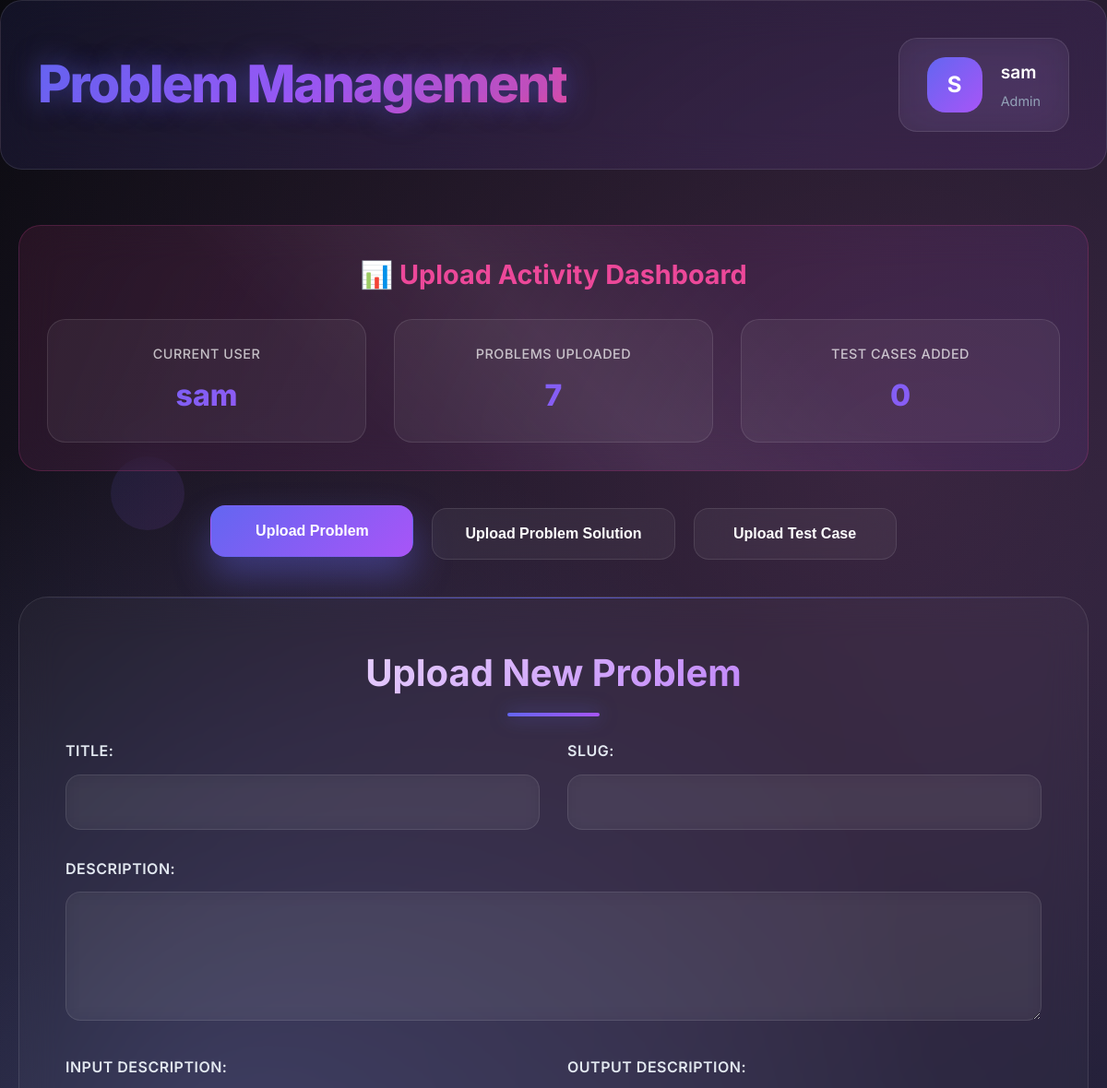
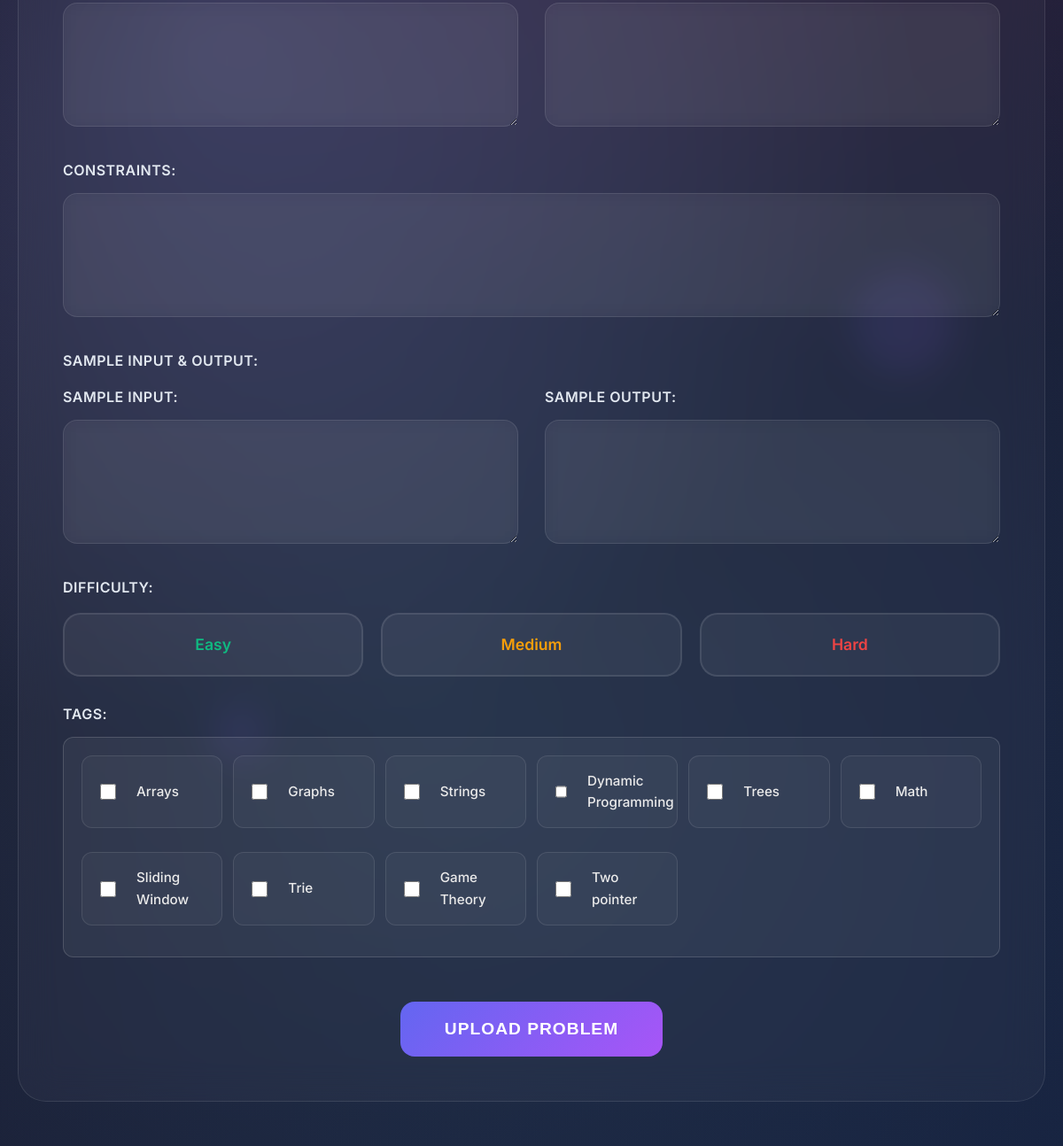
The app's page /administrator/dashboard/ (signed in) with its own data (2 pictures, top to bottom).
### users/models.py (models this page shows, shortened)
class Role(models.Model):
    name = models.CharField(max_length=50, unique=True)
    description = models.TextField(blank=True)

### problems/models.py (models this page shows)
class Tag(models.Model):
    name = models.CharField(max_length=50, unique=True)
    def __str__(self):
        return self.name

### administrator/views.py (the view)
# urls.py: 2. Add a URL to urlpatterns:  path('', views.home, name='home')
def home(request):
    if not request.user.is_authenticated:
        return redirect('/accounts/login/')
    if not (user_has_role(request.user, "Admin") or user_has_role(request.user, "Problem Uploader")):
        messages.error(request, "You do not have permission to access this page.")
        return redirect('/accounts/login/')
    tags = Tag.objects.all()
    role = UserRole.objects.filter(user=request.user).first()
    if user_has_role(request.user,"Admin") or user_has_role(request.user, "Problem Uploader"):
        try:
            uploader = ProblemUploader.objects.get(user=request.user)
            count_uploaded_problems = uploader.problems.count()
        except ProblemUploader.DoesNotExist:
            count_uploaded_problems = 0
    Problems = Problem.objects.all()
    context = {
        'tags': tags,
        'role': role.role.name if role else 'No Role',
        'count_uploaded_problems': count_uploaded_problems,
        'Problems': Problems,
    }
    return render(request, 'dashboard/home/index.html', context)

### administrator/views.py (called while the page is built)
def user_has_role(user, role_name: str) -> bool:
    return user.user_roles.filter(role__name=role_name).exists()

### templates/dashboard/home/index.html (shortened to what this page needs)
<!DOCTYPE html>
<html lang="en">
<head>
</head>
<body>
    <div class="bg-animation"></div>
    <div class="floating-shapes">
        <div class="shape"></div>
        <div class="shape"></div>
        <div class="shape"></div>
    </div>
    <div class="header">
        <div class="header-content">
            <h1>Problem Management</h1>
            <div class="user-info">
                <div class="user-avatar">{{ user.username.0|upper }}</div>
                <div class="user-details">
                    <h3>{{ user.username }}</h3>
                    <p>{{role}}</p>
                </div>
            </div>
        </div>
    </div>
    <div class="container">
        <div class="user-tracker">
            <h3>📊 Upload Activity Dashboard</h3>
            <div class="tracker-info">
                <div class="tracker-item">
                    <div class="tracker-label">Current User</div>
                    <div class="tracker-value">{{ user.username }}</div>
                </div>
                <div class="tracker-item">
                    <div class="tracker-label">Problems Uploaded</div>
                    <div class="tracker-value" id="problemsUploaded">{{count_uploaded_problems}}</div>
                </div>
                <div class="tracker-item">
                    <div class="tracker-label">Test Cases Added</div>
                    <div class="tracker-value" id="testCasesAdded">0</div>
                </div>
            </div>
        </div>
        <div class="main-nav">
            <button class="nav-btn active" onclick="showSection('upload-problem')">Upload Problem</button>
            <button class="nav-btn" onclick="showSection('upload-problem-solution')">Upload Problem Solution</button>
            <button class="nav-btn" onclick="showSection('upload-testcase')">Upload Test Case</button>
        </div>
        <div class="section active" id="upload-problem">
            <h2 class="section-title">Upload New Problem</h2>
            <form method="post" id="upload-problem-form" action="{% url 'upload_problem' %}">
                <div class="form-grid">
                    <div class="form-group">
                        <label class="form-label" for="title">Title:</label>
                        <input type="text" id="title" name="title" class="form-input" required>
                    </div>
                    <div class="form-group">
                        <label class="form-label" for="slug">Slug:</label>
                        <input type="text" id="slug" name="slug" class="form-input" required>
                    </div>
                </div>
                <div class="form-group form-grid-full">
                    <label class="form-label" for="description">Description:</label>
                    <textarea id="description" name="description" class="form-textarea" required></textarea>
                </div>
                <div class="form-grid">
                    <div class="form-group">
                        <label class="form-label" for="input_description">Input Description:</label>
                        <textarea id="input_description" name="input_description" class="form-textarea" required></textarea>
                    </div>
                    <div class="form-group">
                        <label class="form-label" for="output_description">Output Description:</label>
                        <textarea id="output_description" name="output_description" class="form-textarea" required></textarea>
                    </div>
                </div>
                <div class="form-group">
                    <label class="form-label" for="constraints">Constraints:</label>
                    <textarea id="constraints" name="constraints" class="form-textarea" required></textarea>
                </div>
                <div class="form-group">
                    <label class="form-label">Sample Input & Output:</label>
                    <div class="sample-io-grid">
                        <div>
                            <label class="form-label" for="sample_input">Sample Input:</label>
                            <textarea id="sample_input" name="sample_input" class="form-textarea" required></textarea>
                        </div>
                        <div>
                            <label class="form-label" for="sample_output">Sample Output:</label>
                            <textarea id="sample_output" name="sample_output" class="form-textarea" required></textarea>
                        </div>
                    </div>
                </div>
                <div class="form-group">
                    <label class="form-label">Difficulty:</label>
                    <div class="difficulty-options">
                        <div class="difficulty-option">
                            <label for="easy" class="difficulty-label easy">Easy</label>
                        </div>
                        <div class="difficulty-option">
                            <label for="medium" class="difficulty-label medium">Medium</label>
                        </div>
                        <div class="difficulty-option">
                            <label for="hard" class="difficulty-label hard">Hard</label>
                        </div>
                    </div>
                </div>
                <div class="form-group">
                    <label class="form-label">Tags:</label>
                    <div class="tags-container">
                        {% for tag in tags %}
                            <div class="checkbox-group">
                                <input type="checkbox" id="{{tag}}" name="tags" value="{{tag}}">
                                <label for="{{tag}}">{{tag}}</label>
                            </div>
                        {% endfor %}
                    </div>
                </div>
                <button type="submit" class="btn-primary" onclick="submitProblem(event)">Upload Problem</button>
            </form>
        </div>
    </div>
</body>
</html>

### records on screen
Role: name "Admin"
Tag: name "Arrays"
Tag: name "Graphs"
Tag: name "Strings"
Tag: name "Dynamic Programming"
Tag: name "Trees"
Tag: name "Math"
Tag: name "Sliding Window"
Tag: name "Trie"
Tag: name "Game Theory"
Tag: name "Two pointer"

### other values on screen
{{ user.username.0|upper }} "S"
{{ user.username }} "sam"
{{ count_uploaded_problems }} "7"
